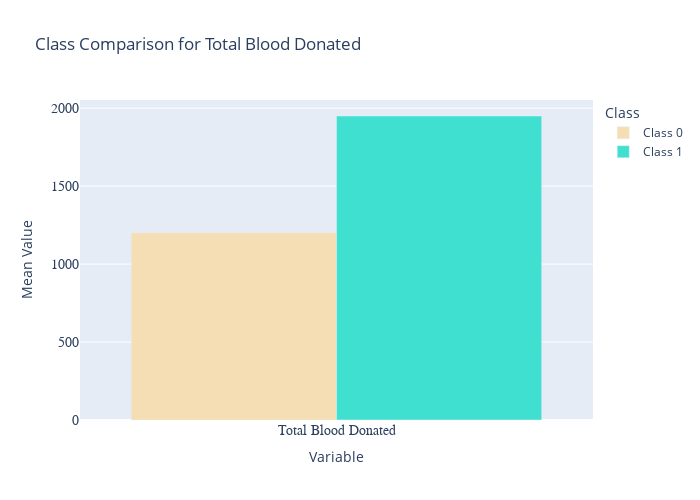

The notebook cell saved with this chart:
### Markdown cell above
## 1.2 Visualisation

### Code cell
class_0 = df[df['class'] == 0]
class_1 = df[df['class'] == 1]

data = {
    'Total Blood Donated': [class_0['total_blood_donated'].mean(), class_1["total_blood_donated"].mean()],
    }

# Create a dataframe for comparison
comparison_class = pd.DataFrame(data=data, index=["Class 0", "Class 1"])
comparison_class_melted = comparison_class.melt(var_name='Variable', value_name='Value', ignore_index=False)
comparison_class_melted = comparison_class_melted.reset_index().rename(columns={'index': 'Class'})

# Plot bar chart
comparison_fig = px.bar(
    data_frame=comparison_class_melted,
    x="Variable",
    y="Value",
    color="Class",
    barmode="group",
    title = "Class Comparison for Total Blood Donated",
    width = 700,
    height = 500,
    color_discrete_map={
        "Class 0": "wheat", 
        "Class 1": "turquoise"
        }
    )

comparison_fig.update_layout(
    xaxis=dict(tickfont=dict(family='Arial Black', size=14)),
    yaxis=dict(tickfont=dict(family='Arial Black', size=14)),
    yaxis_title = "Mean Value"
    )

comparison_fig.show()

### Figure 1 — Plotly figure (JSON) as saved in the notebook; plotly's stock layout.template omitted (floating-point values rounded to 4 significant figures)
{"data": [{"alignmentgroup": "True", "hovertemplate": "Class=Class 0<br>Variable=%{x}<br>Value=%{y}<extra></extra>", "legendgroup": "Class 0", "marker": {"color": "wheat", "pattern": {"shape": ""}}, "name": "Class 0", "offsetgroup": "Class 0", "orientation": "v", "showlegend": true, "textposition": "auto", "type": "bar", "x": ["Total Blood Donated"], "xaxis": "x", "y": [1200.0], "yaxis": "y"}, {"alignmentgroup": "True", "hovertemplate": "Class=Class 1<br>Variable=%{x}<br>Value=%{y}<extra></extra>", "legendgroup": "Class 1", "marker": {"color": "turquoise", "pattern": {"shape": ""}}, "name": "Class 1", "offsetgroup": "Class 1", "orientation": "v", "showlegend": true, "textposition": "auto", "type": "bar", "x": ["Total Blood Donated"], "xaxis": "x", "y": [1949.0], "yaxis": "y"}], "layout": {"barmode": "group", "height": 500, "legend": {"title": {"text": "Class"}, "tracegroupgap": 0}, "title": {"text": "Class Comparison for Total Blood Donated"}, "width": 700, "xaxis": {"anchor": "y", "domain": [0, 1], "tickfont": {"family": "Arial Black", "size": 14}, "title": {"text": "Variable"}}, "yaxis": {"anchor": "x", "domain": [0, 1], "tickfont": {"family": "Arial Black", "size": 14}, "title": {"text": "Mean Value"}}}}
